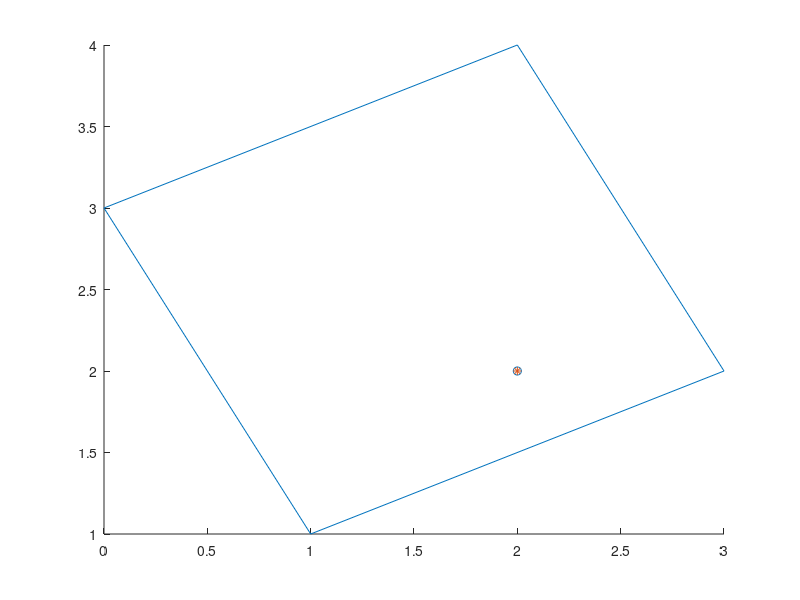

MATLAB code to generate this figure:
% Data values
p=[2 2];
v1=[1 1];
v2=[3 2];
v3=[2 4];
v4=[0 3];
% define the previous notation
a=(v1-p);
b=v2-v1;
c=v4-v1;
d=v1-v2-v4+v3;

% compute 2on order equation A mu^2 + B mu + C=0
% as the vertices are 2D, we add a zero third component
% to compute cross products.
A=cross([c,0],[d,0]); %must be 3D vectors
B=cross([c,0],[b,0])+cross([a,0],[d,0]);
C=cross([a,0],[b,0]);
% Only third component is needed (the other two are zero)
 A=A(3);
 B=B(3);
 C=C(3);
%
% Check for unique solutions
%
if (abs(A)<1.e-14)
    u1= -C/B;
    u2=u1;
else
    %
    % Check for non complex solutions
    %
    if (B^2-4*A*C >0)
        u1=(-B+sqrt(B^2-4*A*C))/(2*A);
        u2=(-B-sqrt(B^2-4*A*C))/(2*A);
    else %complex solution
        u1=-1000;
        u2=u1;
    end
end
%
mu=-10000; %stupid value small enough
if(u1>=0 && u1<=1)
    mu=u1;
end
if(u2>=0 && u2<=1)
    mu=u2;
end

% compute 2on order equation A lambda^2 + B lambda + C=0
A=cross([b,0],[d,0]); %must be 3D vectors
B=cross([b,0],[c,0])+cross([a,0],[d,0]);
C=cross([a,0],[c,0]);
% Only third component is needed (the other two are zero)
A=A(3);
B=B(3);
C=C(3);
%
% Check for unique solutions
%
if (abs(A)<1.e-14)
    w1= -C/B;
    w2=w1;
else
    %
    % Check for non complex solutions
    %
    if (B^2-4*A*C >0)
        w1=(-B+sqrt(B^2-4*A*C))/(2*A);
        w2=(-B-sqrt(B^2-4*A*C))/(2*A);
    else %complex solution
        w1=-1000;
        w2=w1;
    end
end
%
lambda=-10000; %stupid value
if(w1>=0 && w1<=1)
    lambda=w1;
end
if(w2>=0 && w2<=1)
    lambda=w2;
end
[mu,lambda] %parameters
% Barycentric coordinates
alpha1=(1-mu)*(1-lambda);
alpha2=lambda*(1-mu);
alpha3=mu*lambda;
alpha4=(1-lambda)*mu;
alphas=[alpha1,alpha2,alpha3,alpha4]
% obtained point
q=alpha1*v1+alpha2*v2+alpha3*v3+alpha4*v4;
p-q %we must recover the same point
% Plot the results
vertices=[v1,v2,v3,v4];
%plotRectangle(v1,v2,v3,v4);
figure;
line([v1(1) v2(1)],[v1(2) v2(2)]);
line([v2(1) v3(1)],[v2(2) v3(2)]);
line([v3(1) v4(1)],[v3(2) v4(2)]);
line([v4(1) v1(1)],[v4(2) v1(2)]);
hold on;
plot(p(:,1),p(:,2),'o');
plot(q(:,1),q(:,2),'*');
hold off;